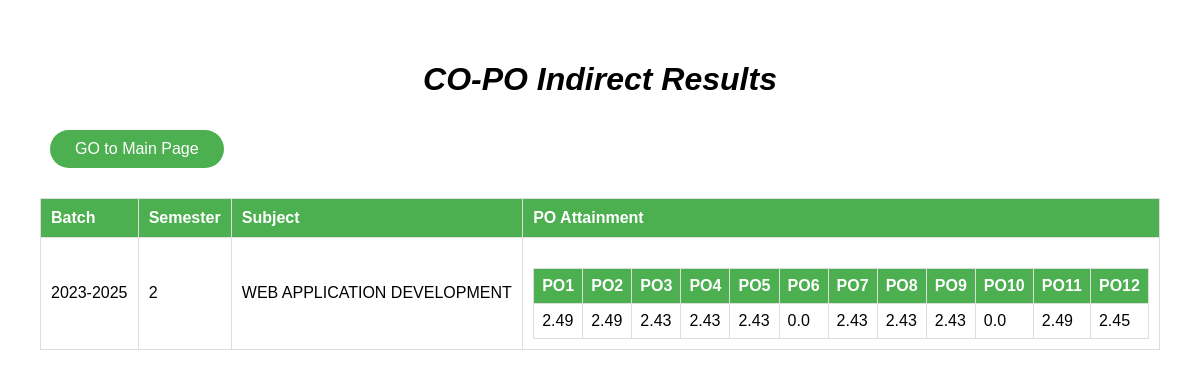
/result1, run on an earlier commit of the app's database.
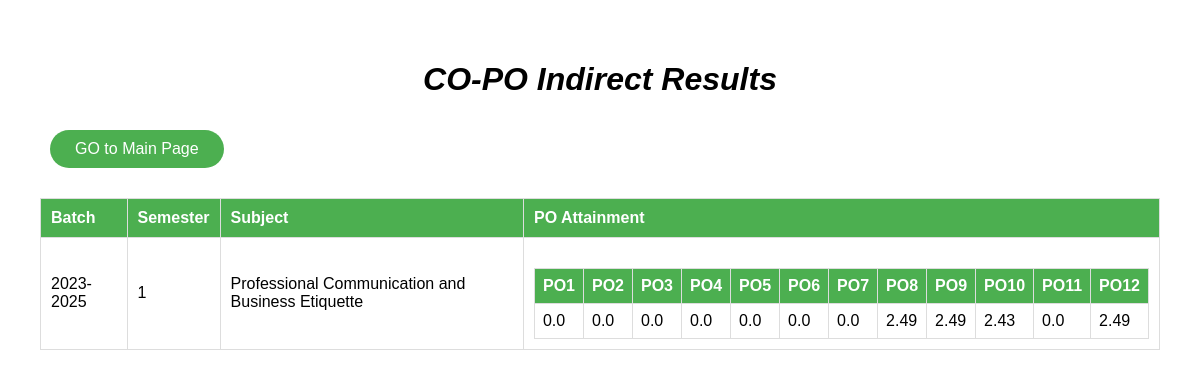
And on a later commit of the database.
### app.py (models this page shows)
class Submission1(db.Model):
    id = db.Column(db.Integer, primary_key=True)
    batch = db.Column(db.String(10))
    semester = db.Column(db.String(10))
    subject = db.Column(db.String(50))
    matrix_data = db.Column(db.PickleType())

### app.py (the view)
@app.route('/result1')
def result1():
    submissions = Submission1.query.all()
    return render_template('result1.html', submissions=submissions)

### templates/result1.html (shortened to what this page needs)
<!DOCTYPE html>
<html lang="en">
<head>
</head>
<body>
    <h1>CO-PO Indirect Results</h1>
    <div id="button-frame">
        <button class="button" onclick="window.location.href='/form2'">GO to Main Page</button>
    </div>
    <table border="1">
        <tr>
            <th>Batch</th>
            <th>Semester</th>
            <th>Subject</th>
            <th>PO Attainment</th>
        </tr>
        {% for submission in submissions %}
            <tr>
                <td>{{ submission.batch }}</td>
                <td>{{ submission.semester }}</td>
                <td>{{ submission.subject }}</td>
                <td>
                    <table border="1">
                        <tr>
                            <th>PO1</th>
                            <th>PO2</th>
                            <th>PO3</th>
                            <th>PO4</th>
                            <th>PO5</th>
                            <th>PO6</th>
                            <th>PO7</th>
                            <th>PO8</th>
                            <th>PO9</th>
                            <th>PO10</th>
                            <th>PO11</th>
                            <th>PO12</th>
                        </tr>
                        <tr>
                            {% for i in range(12) %}
                                <td>{{ submission.matrix_data[0][i] }}</td>
                            {% endfor %}
                        </tr>
                    </table>
                </td>
            </tr>
        {% endfor %}
    </table>
</body>
</html>

What changed in the data, as far as the page shows it:
changed Submission1: semester "2" → "1"; subject "WEB APPLICATION DEVELOPMENT" → "Professional Communication and Business Etiquette"
Also different on the page:
new list line: "0.0"
list line gone: "2.43"
list line gone: "2.45"
